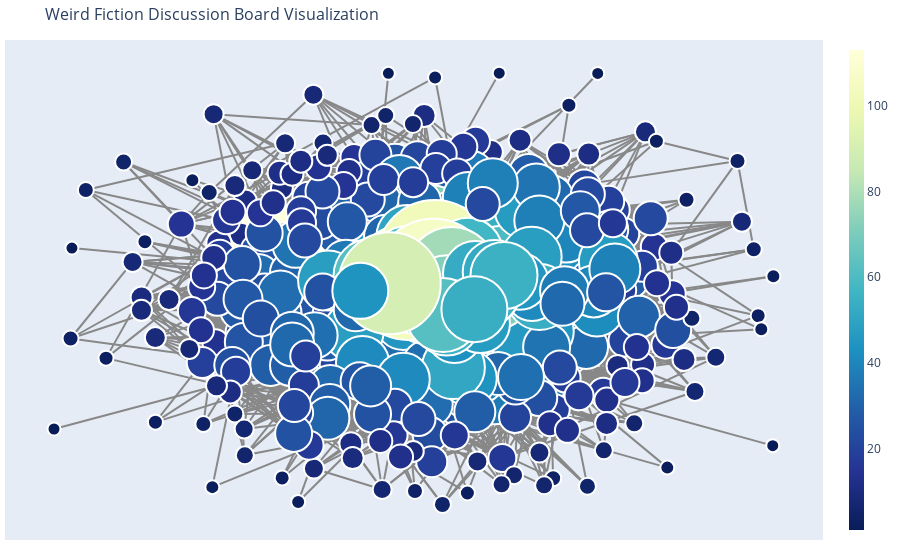

Write notebook code for a chart like this one.
### Code cell
ig.plot(G,
title="Weird Fiction Discussion Board Visualization",
layout='kamada',
node_text=['semester'])

### Figure 1 — Plotly figure (JSON) as saved in the notebook; plotly's stock layout.template omitted (floating-point values rounded to 4 significant figures; data arrays with more than 128 entries replaced by an {"elided": "..."} marker saying what was removed)
{"data": [{"hoverinfo": "text", "line": {"color": "#888", "width": 2}, "mode": "lines", "text": [], "type": "scatter", "x": {"elided": "15546 float values"}, "y": {"elided": "15546 float values"}}, {"hoverinfo": "text", "hovertext": {"elided": "373 str values"}, "marker": {"color": {"elided": "373 int values"}, "colorbar": {"thickness": 15, "title": {"side": "right", "text": ""}, "xanchor": "left"}, "colorscale": [[0, "rgb(255,255,217)"], [0.125, "rgb(237,248,177)"], [0.25, "rgb(199,233,180)"], [0.375, "rgb(127,205,187)"], [0.5, "rgb(65,182,196)"], [0.625, "rgb(29,145,192)"], [0.75, "rgb(34,94,168)"], [0.875, "rgb(37,52,148)"], [1, "rgb(8,29,88)"]], "line": {"width": 2}, "opacity": 1, "reversescale": true, "showscale": true, "size": {"elided": "373 int values"}}, "mode": "markers", "text": [], "textposition": "bottom center", "type": "scatter", "x": {"elided": "373 float values"}, "y": {"elided": "373 float values"}}, {"hoverinfo": "text", "marker": {"opacity": 0}, "mode": "markers", "text": [], "textposition": "middle center", "type": "scatter", "x": [], "y": []}], "layout": {"annotations": [{"showarrow": false, "text": "", "x": 0.005, "xref": "paper", "y": -0.002, "yref": "paper"}], "hovermode": "closest", "margin": {"b": 20, "l": 5, "r": 5, "t": 40}, "showlegend": false, "title": {"font": {"size": 16}, "text": "Weird Fiction Discussion Board Visualization"}, "xaxis": {"showgrid": false, "showticklabels": false, "zeroline": false}, "yaxis": {"showgrid": false, "showticklabels": false, "zeroline": false}}}
